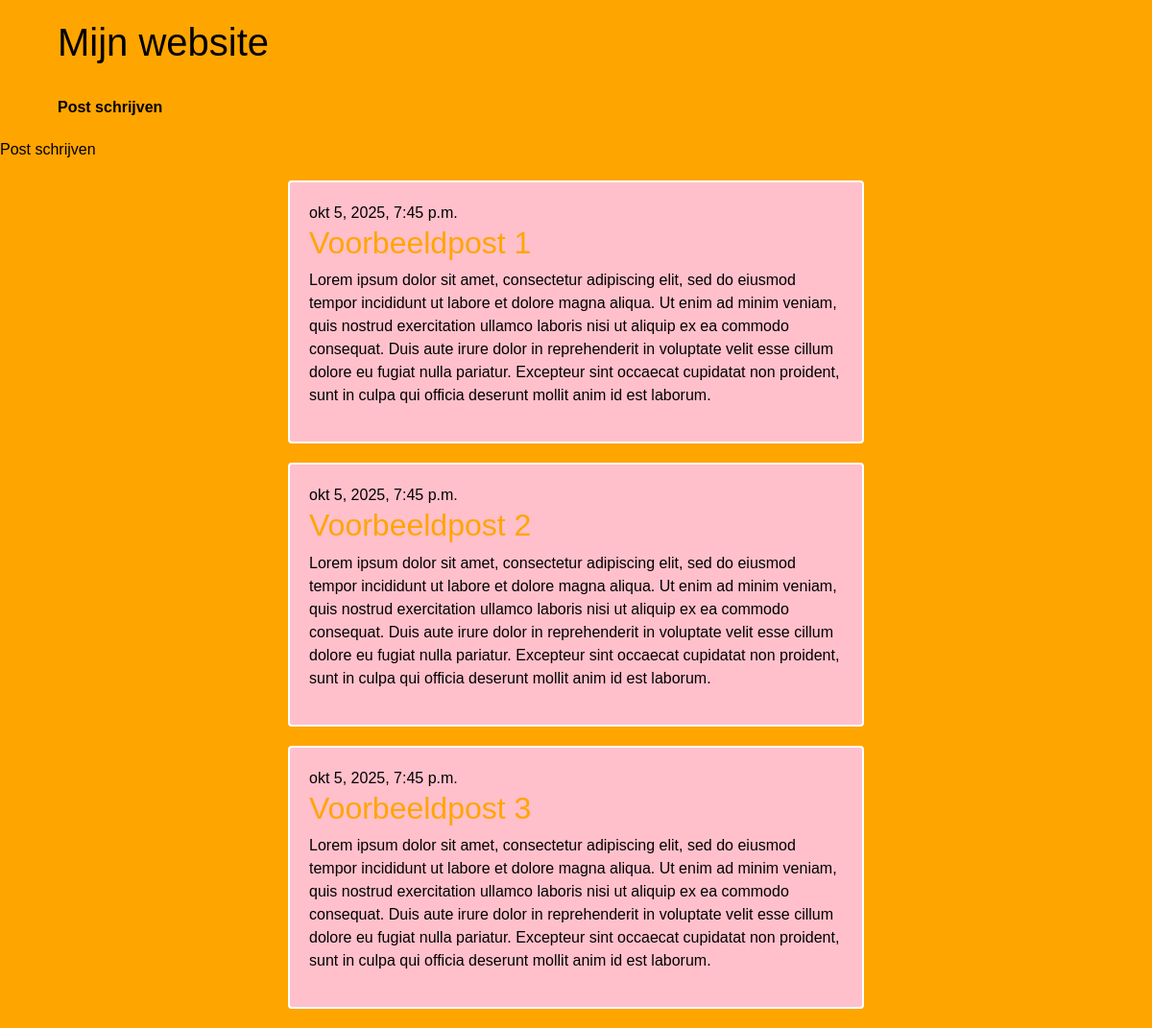
The page / on the database its author committed.
### blog/models.py (models this page shows, shortened)
class Post(models.Model):
    title = models.CharField(max_length=200)
    text = models.TextField()
    created_date = models.DateTimeField(default=timezone.now)
    published_date = models.DateTimeField(blank=True, null=True)

### blog/views.py (the view)
# urls.py: path('', views.post_list, name='post_list'),
def post_list(request):
  posts = Post.objects.filter(published_date__lte=timezone.now()).order_by('published_date')
  return render(request, 'blog/post_list.html', {'posts': posts})

### blog/templates/blog/post_list.html
{% extends 'blog/base.html' %}
{% block inhoud %}
<p><a href="{% url 'post_nieuw' %}">Post schrijven</a></p>
{% for post in posts %}
<article class="post">
    <time class="date">{{ post.published_date }}</time>
    <h2><a href="{% url 'post_inhoud' pk=post.pk %}">{{ post.title }}</a></h2>
    <p>{{ post.text|linebreaksbr }}</p>
</article>
{% endfor %}
{% endblock %}

### blog/templates/blog/base.html (shortened to what this page needs)
{% load static %}
<!DOCTYPE html>
<html lang="en" dir='ltr'>
<head>
<link href="https://cdn.jsdelivr.net/npm/bootstrap@5.1.3/dist/css/bootstrap.min.css"
rel="stylesheet"
integrity="sha384-1BmE4kWBq78iYhFldvKuhfTAU6auU8tT94WrHftjDbrCEXSU1oBoqyl2QvZ6jIW3"
crossorigin="anonymous">
<link rel="stylesheet" href="{% static 'css/stijl.css' %}">
</head>
<body>
<header><h1>Mijn website</h1><br>
<a href="{% url 'post_nieuw' %}" class="top-menu">Post schrijven</a>
</header>
<section>
{% block inhoud %}
{% endblock %}
</section>
</body>
</html>

### blog/static/css/stijl.css (style rules this page uses)
body { background-color: orange; font-family: Arial, sans-serif; color: black; margin: 0; padding: 0; }
header { background-color: orange; padding: 20px 60px; font-weight: bold; }
.post { background-color: pink; border: 2px solid #fff; padding: 20px; margin: 20px auto; width: 600px; border-radius: 4px; }
h2 a { color: orange; text-decoration: none; }
a { color: black; text-decoration: none; }

### rows shown on the page
Post: published_date "okt 5, 2025, 7:45 p.m.", title "Voorbeeldpost 1", text "Lorem ipsum dolor sit amet, consectetur adipiscing elit, sed do eiusmod tempor incididunt ut labore et dolore magna aliqua. Ut enim ad minim veniam, quis nostrud exercitation ullamco laboris nisi ut aliquip ex ea commodo consequat. Duis aute irure dolor in reprehenderit in voluptate velit esse cillum dolore eu fugiat nulla pariatur. Excepteur sint occaecat cupidatat non proident, sunt in culpa qui officia deserunt mollit anim id est laborum."
Post: published_date "okt 5, 2025, 7:45 p.m.", title "Voorbeeldpost 2", text "Lorem ipsum dolor sit amet, consectetur adipiscing elit, sed do eiusmod tempor incididunt ut labore et dolore magna aliqua. Ut enim ad minim veniam, quis nostrud exercitation ullamco laboris nisi ut aliquip ex ea commodo consequat. Duis aute irure dolor in reprehenderit in voluptate velit esse cillum dolore eu fugiat nulla pariatur. Excepteur sint occaecat cupidatat non proident, sunt in culpa qui officia deserunt mollit anim id est laborum."
Post: published_date "okt 5, 2025, 7:45 p.m.", title "Voorbeeldpost 3", text "Lorem ipsum dolor sit amet, consectetur adipiscing elit, sed do eiusmod tempor incididunt ut labore et dolore magna aliqua. Ut enim ad minim veniam, quis nostrud exercitation ullamco laboris nisi ut aliquip ex ea commodo consequat. Duis aute irure dolor in reprehenderit in voluptate velit esse cillum dolore eu fugiat nulla pariatur. Excepteur sint occaecat cupidatat non proident, sunt in culpa qui officia deserunt mollit anim id est laborum."
